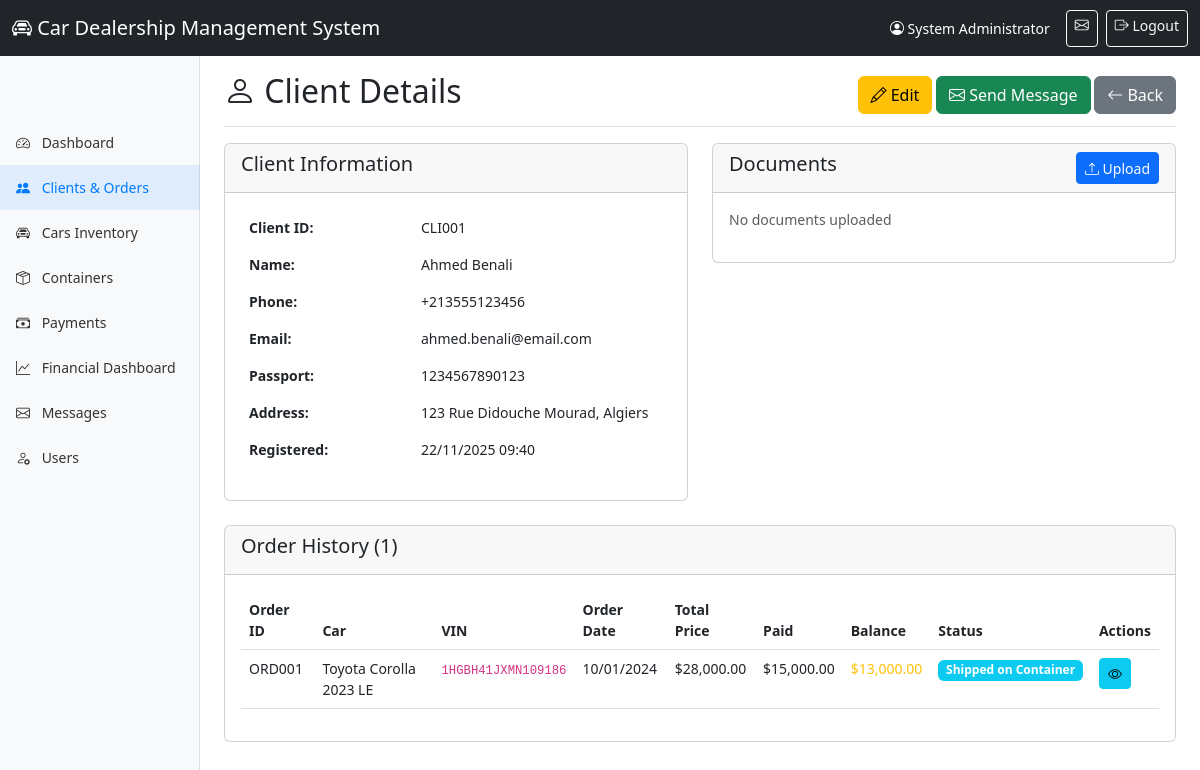
Page /Admin/client_details.php?id=1 (signed in) on the committed database.
### tables this page shows
CREATE TABLE `clients` (
  `id` INT(11) NOT NULL AUTO_INCREMENT,
  `client_id` VARCHAR(20) NOT NULL UNIQUE,
  `name` VARCHAR(100) NOT NULL,
  `phone` VARCHAR(20) NOT NULL,
  `email` VARCHAR(100),
  `passport_number` VARCHAR(50),
  `address` TEXT,
  `user_id` INT(11) NULL,
  `password` VARCHAR(255) NOT NULL,
  `created_at` TIMESTAMP DEFAULT CURRENT_TIMESTAMP,
  `updated_at` TIMESTAMP DEFAULT CURRENT_TIMESTAMP ON UPDATE CURRENT_TIMESTAMP,
  `is_active` TINYINT(1) DEFAULT 1,
  `mfa_enabled` TINYINT(1) DEFAULT 0,
  `mfa_secret` VARCHAR(32) NULL,
  PRIMARY KEY (`id`),
  FOREIGN KEY (`user_id`) REFERENCES `admin_users`(`id`) ON DELETE SET NULL,
  INDEX `idx_client_id` (`client_id`),
  INDEX `idx_email` (`email`),
  INDEX `idx_phone` (`phone`),
  INDEX `idx_passport` (`passport_number`)
);

CREATE TABLE `orders` (
  `id` INT(11) NOT NULL AUTO_INCREMENT,
  `order_id` VARCHAR(20) NOT NULL UNIQUE,
  `client_id` INT(11) NOT NULL,
  `car_id` INT(11) NOT NULL,
  `vin` VARCHAR(17) NULL,
  `container_id` INT(11) NULL,
  `order_date` DATE NOT NULL,
  `total_sale_price` DECIMAL(12,2) NOT NULL,
  `shipping_status` ENUM('Awaiting Container', 'Shipped on Container', 'Arrived in Algeria', 'Customs Cleared', 'Ready for Pickup', 'Delivered') DEFAULT 'Awaiting Container',
  `notes` TEXT,
  `created_at` TIMESTAMP DEFAULT CURRENT_TIMESTAMP,
  `updated_at` TIMESTAMP DEFAULT CURRENT_TIMESTAMP ON UPDATE CURRENT_TIMESTAMP,
  PRIMARY KEY (`id`),
  FOREIGN KEY (`client_id`) REFERENCES `clients`(`id`) ON DELETE RESTRICT,
  FOREIGN KEY (`car_id`) REFERENCES `cars`(`id`) ON DELETE RESTRICT,
  FOREIGN KEY (`container_id`) REFERENCES `containers`(`id`) ON DELETE SET NULL,
  INDEX `idx_order_id` (`order_id`),
  INDEX `idx_client_id` (`client_id`),
  INDEX `idx_car_id` (`car_id`),
  INDEX `idx_vin` (`vin`),
  INDEX `idx_shipping_status` (`shipping_status`)
);

CREATE TABLE `cars` (
  `id` INT(11) NOT NULL AUTO_INCREMENT,
  `brand` VARCHAR(50) NOT NULL,
  `model` VARCHAR(100) NOT NULL,
  `year` INT(4) NOT NULL,
  `trim` VARCHAR(100),
  `purchase_price_usd` DECIMAL(12,2) NOT NULL,
  `sale_price_usd` DECIMAL(12,2) NOT NULL,
  `status` ENUM('Available', 'In Production', 'In Transit', 'Customs Cleared', 'Delivered', 'Sold', 'Reserved') DEFAULT 'Available',
  `color` VARCHAR(50),
  `description` TEXT,
  `created_at` TIMESTAMP DEFAULT CURRENT_TIMESTAMP,
  `updated_at` TIMESTAMP DEFAULT CURRENT_TIMESTAMP ON UPDATE CURRENT_TIMESTAMP,
  PRIMARY KEY (`id`),
  UNIQUE KEY `unique_model` (`brand`, `model`, `year`, `trim`),
  INDEX `idx_brand` (`brand`),
  INDEX `idx_status` (`status`)
);

### functions.php (called while the page is built, shortened)
<?php
function formatCurrency($amount) {
    return '$' . number_format($amount, 2, '.', ',');
}
function formatDate($date) {
    return date('d/m/Y', strtotime($date));
}
function formatDateTime($datetime) {
    return date('d/m/Y H:i', strtotime($datetime));
}

### Admin/client_details.php (the view, shortened to what this page needs)
<?php
require_once '../functions.php';
$id = (int)($_GET['id'] ?? 0);
$stmt = $pdo->prepare("SELECT * FROM clients WHERE id = ?");
$stmt->execute([$id]);
$client = $stmt->fetch();
$stmt = $pdo->prepare("
    SELECT o.*, car.brand, car.model, car.year, car.trim,
           (SELECT COALESCE(SUM(amount_paid), 0) FROM payments WHERE order_id = o.id) as total_paid
    FROM orders o
    JOIN cars car ON o.car_id = car.id
    WHERE o.client_id = ?
    ORDER BY o.order_date DESC
");
$stmt->execute([$id]);
$orders = $stmt->fetchAll();
$documents = getDocuments('client', $id);
?>
<!DOCTYPE html>
<html lang="en">
<head>
    <link href="https://cdn.jsdelivr.net/npm/bootstrap@5.3.0/dist/css/bootstrap.min.css" rel="stylesheet">
    <link rel="stylesheet" href="https://cdn.jsdelivr.net/npm/bootstrap-icons@1.11.0/font/bootstrap-icons.css">
    <link rel="stylesheet" href="style.css">
</head>
<body>
    <?php include 'includes/header.php'; ?>
    <div class="container-fluid">
        <div class="row">
            <?php include 'includes/sidebar.php'; ?>
            <main class="col-md-9 ms-sm-auto col-lg-10 px-md-4">
                <div class="d-flex justify-content-between flex-wrap flex-md-nowrap align-items-center pt-3 pb-2 mb-3 border-bottom">
                    <h1 class="h2"><i class="bi bi-person"></i> Client Details</h1>
                    <div>
                        <a href="edit_client.php?id=<?php echo $id; ?>" class="btn btn-warning">
                            <i class="bi bi-pencil"></i> Edit
                        </a>
                        <a href="messages.php?client_id=<?php echo $id; ?>" class="btn btn-success">
                            <i class="bi bi-envelope"></i> Send Message
                        </a>
                        <a href="clients.php" class="btn btn-secondary">
                            <i class="bi bi-arrow-left"></i> Back
                        </a>
                    </div>
                </div>
                <div class="row mb-4">
                    <div class="col-md-6">
                        <div class="card">
                            <div class="card-header">
                                <h5>Client Information</h5>
                            </div>
                            <div class="card-body">
                                <table class="table table-borderless">
                                    <tr>
                                        <th width="40%">Client ID:</th>
                                        <td><?php echo htmlspecialchars($client['client_id']); ?></td>
                                    </tr>
                                    <tr>
                                        <th>Name:</th>
                                        <td><?php echo htmlspecialchars($client['name']); ?></td>
                                    </tr>
                                    <tr>
                                        <th>Phone:</th>
                                        <td><?php echo htmlspecialchars($client['phone']); ?></td>
                                    </tr>
                                    <tr>
                                        <th>Email:</th>
                                        <td><?php echo htmlspecialchars($client['email'] ?? '-'); ?></td>
                                    </tr>
                                    <tr>
                                        <th>Passport:</th>
                                        <td><?php echo htmlspecialchars($client['passport_number'] ?? '-'); ?></td>
                                    </tr>
                                    <tr>
                                        <th>Address:</th>
                                        <td><?php echo htmlspecialchars($client['address'] ?? '-'); ?></td>
                                    </tr>
                                    <tr>
                                        <th>Registered:</th>
                                        <td><?php echo formatDateTime($client['created_at']); ?></td>
                                    </tr>
                                </table>
                            </div>
                        </div>
                    </div>
                    <div class="col-md-6">
                        <div class="card">
                            <div class="card-header d-flex justify-content-between">
                                <h5>Documents</h5>
                                <button type="button" class="btn btn-sm btn-primary" data-bs-toggle="modal" data-bs-target="#uploadModal">
                                    <i class="bi bi-upload"></i> Upload
                                </button>
                            </div>
                            <div class="card-body">
                                <?php if (empty($documents)): ?>
                                    <p class="text-muted">No documents uploaded</p>
                                <?php endif; ?>
                            </div>
                        </div>
                    </div>
                </div>
                <div class="card">
                    <div class="card-header">
                        <h5>Order History (<?php echo count($orders); ?>)</h5>
                    </div>
                    <div class="card-body">
                        <?php if (empty($orders)): ?>
                            <p class="text-muted">No orders found</p>
                        <?php else: ?>
                            <div class="table-responsive">
                                <table class="table table-hover">
                                    <thead>
                                        <tr>
                                            <th>Order ID</th>
                                            <th>Car</th>
                                            <th>VIN</th>
                                            <th>Order Date</th>
                                            <th>Total Price</th>
                                            <th>Paid</th>
                                            <th>Balance</th>
                                            <th>Status</th>
                                            <th>Actions</th>
                                        </tr>
                                    </thead>
                                    <tbody>
                                        <?php foreach ($orders as $order): ?>
                                        <?php $balance = $order['total_sale_price'] - $order['total_paid']; ?>
                                        <?php $modelName = $order['brand'] . ' ' . $order['model'] . ' ' . $order['year'] . ($order['trim'] ? ' ' . $order['trim'] : ''); ?>
                                        <tr>
                                            <td><?php echo htmlspecialchars($order['order_id']); ?></td>
                                            <td><?php echo htmlspecialchars($modelName); ?></td>
                                            <td><code><?php echo htmlspecialchars($order['vin'] ?? '-'); ?></code></td>
                                            <td><?php echo formatDate($order['order_date']); ?></td>
                                            <td><?php echo formatCurrency($order['total_sale_price']); ?></td>
                                            <td><?php echo formatCurrency($order['total_paid']); ?></td>
                                            <td>
                                                <span class="<?php echo $balance > 0 ? 'text-warning' : 'text-success'; ?>">
                                                    <?php echo formatCurrency($balance); ?>
                                                </span>
                                            </td>
                                            <td><span class="badge bg-info"><?php echo $order['shipping_status']; ?></span></td>
                                            <td>
                                                <a href="order_details.php?id=<?php echo $order['id']; ?>" class="btn btn-sm btn-info">
                                                    <i class="bi bi-eye"></i>
                                                </a>
                                            </td>
                                        </tr>
                                        <?php endforeach; ?>
                                    </tbody>
                                </table>
                            </div>
                        <?php endif; ?>
                    </div>
                </div>
            </main>
        </div>
    </div>
</body>
</html>

### Admin/style.css (style rules this page uses)
body { font-size: 0.875rem; padding-top: 56px; }
main { margin-top: 20px; }
.table-responsive { max-height: 500px; overflow-y: auto; }
.badge { font-size: 0.75rem; color: #fff !important; font-weight: 600; display: inline-block; padding: 0.35em 0.65em; }

### rows in the picture
clients: client "CLI001", name "Ahmed Benali", phone "+213555123456", email "ahmed.benali@email.com", passport_number "1234567890123", address "123 Rue Didouche Mourad, Algiers", created_at "22/11/2025 09:40"
orders: order "ORD001", car.trim "Toyota Corolla 2023 LE", vin "1HGBH41JXMN109186", order_date "10/01/2024", total_sale_price "$28,000.00", total_paid "$15,000.00", balance "$13,000.00", shipping_status "Shipped on Container"

### other values in the picture
APP_NAME "Car Dealership Management System"
$_SESSION['full_name'] "System Administrator"
count($orders) "1"
